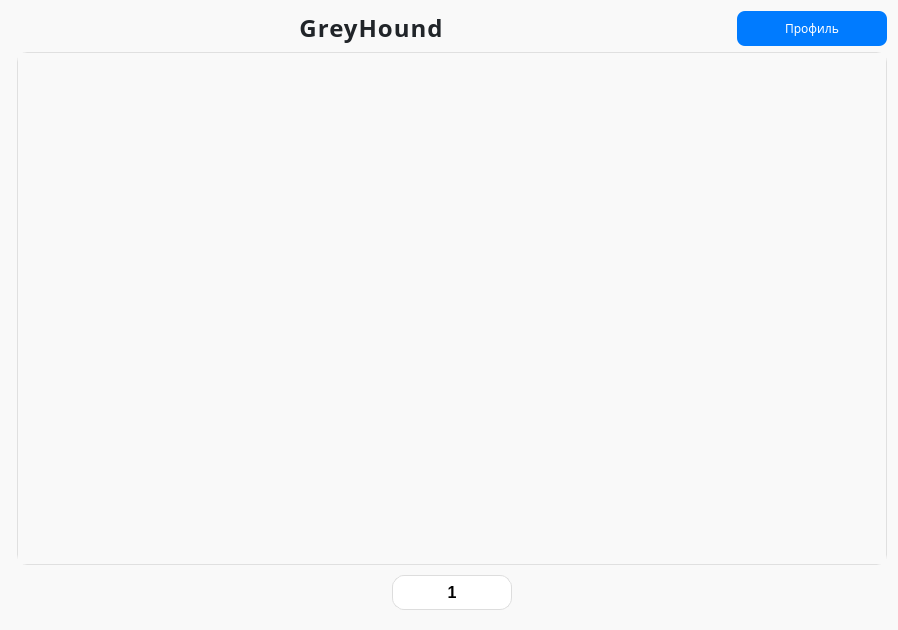
<?xml version="1.0" encoding="UTF-8"?>
<ui version="4.0">
 <class>MainPage</class>
 <widget class="QWidget" name="MainPage">
  <property name="geometry">
   <rect>
    <x>0</x>
    <y>0</y>
    <width>898</width>
    <height>630</height>
   </rect>
  </property>
  <property name="font">
   <font>
    <family>Golos Text</family>
   </font>
  </property>
  <property name="windowTitle">
   <string>Form</string>
  </property>
  <property name="styleSheet">
   <string notr="true">QWidget {
    background-color: #f9f9f9;
}</string>
  </property>
  <layout class="QGridLayout" name="gridLayout_2">
   <item row="0" column="0">
    <layout class="QGridLayout" name="gridLayout">
     <item row="1" column="1">
      <layout class="QVBoxLayout" name="verticalLayout_5">
       <property name="spacing">
        <number>1</number>
       </property>
       <item>
        <widget class="QStackedWidget" name="vacanciesPage">
         <property name="minimumSize">
          <size>
           <width>690</width>
           <height>500</height>
          </size>
         </property>
         <property name="styleSheet">
          <string notr="true">QStackedWidget::title {
	color: black;
    left: 10px;
    top: 7px;
}
QStackedWidget {
    border: 1px solid #e0e0e0;
	border-radius: 10px;
    background-color: white;
}
</string>
         </property>
         <property name="currentIndex">
          <number>0</number>
         </property>
         <widget class="QWidget" name="page_1"/>
         <widget class="QWidget" name="page_2"/>
        </widget>
       </item>
       <item>
        <widget class="QWidget" name="widget" native="true">
         <layout class="QVBoxLayout" name="verticalLayout_6">
          <item>
           <layout class="QHBoxLayout" name="horizontalLayout_4">
            <property name="spacing">
             <number>0</number>
            </property>
            <item>
             <spacer name="horizontalSpacer_4">
              <property name="orientation">
               <enum>Qt::Orientation::Horizontal</enum>
              </property>
              <property name="sizeHint" stdset="0">
               <size>
                <width>40</width>
                <height>20</height>
               </size>
              </property>
             </spacer>
            </item>
            <item>
             <widget class="QPushButton" name="pushButtonPrev">
              <property name="sizePolicy">
               <sizepolicy hsizetype="Fixed" vsizetype="Fixed">
                <horstretch>0</horstretch>
                <verstretch>0</verstretch>
               </sizepolicy>
              </property>
              <property name="minimumSize">
               <size>
                <width>35</width>
                <height>35</height>
               </size>
              </property>
              <property name="maximumSize">
               <size>
                <width>35</width>
                <height>35</height>
               </size>
              </property>
              <property name="styleSheet">
               <string notr="true">#pushButtonPrev {
	
	image: url(:/caret-left.png);
}
QPushButton {
        border: 1px solid #DDDDDD;
        font-size: 18px;
		border-radius: 12px;
	background-color: rgb(255, 255, 255);
        color: #007AFF; /* синий */
        padding: 4px 10px;
		border-top-right-radius: 0px;
		border-bottom-right-radius: 0px;
border-right: none;
    }
    QPushButton:hover {
        background-color: #E0E0E0;
border-radius: 12px;
		border-top-right-radius: 0px;
		border-bottom-right-radius: 0px;
    }
</string>
              </property>
              <property name="text">
               <string/>
              </property>
             </widget>
            </item>
            <item>
             <widget class="QLabel" name="pageNumber">
              <property name="sizePolicy">
               <sizepolicy hsizetype="Fixed" vsizetype="Fixed">
                <horstretch>0</horstretch>
                <verstretch>0</verstretch>
               </sizepolicy>
              </property>
              <property name="minimumSize">
               <size>
                <width>50</width>
                <height>35</height>
               </size>
              </property>
              <property name="maximumSize">
               <size>
                <width>45</width>
                <height>35</height>
               </size>
              </property>
              <property name="font">
               <font>
                <family>Ubuntu</family>
                <pointsize>-1</pointsize>
                <bold>true</bold>
               </font>
              </property>
              <property name="styleSheet">
               <string notr="true">QLabel {
        background-color: white;
        border: 1px solid #DDDDDD;
        padding: 6px 12px;
        font-weight: bold;
        font-size: 16px;
        color: black;
border-left: none;
border-right: none;
    }</string>
              </property>
              <property name="text">
               <string>1</string>
              </property>
              <property name="alignment">
               <set>Qt::AlignmentFlag::AlignCenter</set>
              </property>
             </widget>
            </item>
            <item>
             <widget class="QPushButton" name="pushButtonNext">
              <property name="sizePolicy">
               <sizepolicy hsizetype="Fixed" vsizetype="Fixed">
                <horstretch>0</horstretch>
                <verstretch>0</verstretch>
               </sizepolicy>
              </property>
              <property name="minimumSize">
               <size>
                <width>35</width>
                <height>35</height>
               </size>
              </property>
              <property name="maximumSize">
               <size>
                <width>35</width>
                <height>35</height>
               </size>
              </property>
              <property name="styleSheet">
               <string notr="true">
QPushButton {
image: url(:/caret-right.png);
        border: 1px solid #DDDDDD;
        font-size: 18px;
		border-radius: 12px;
		background-color: rgb(255, 255, 255);
       color: #007AFF; /* синий */
        padding: 4px 10px;
		border-top-left-radius: 0px;
		border-bottom-left-radius: 0px;
border-left: none;
    }
    QPushButton:hover {
        background-color: #E0E0E0;
		border-radius: 12px;
		border-top-left-radius: 0px;
		border-bottom-left-radius: 0px;
    }
</string>
              </property>
              <property name="text">
               <string/>
              </property>
             </widget>
            </item>
            <item>
             <spacer name="horizontalSpacer_5">
              <property name="orientation">
               <enum>Qt::Orientation::Horizontal</enum>
              </property>
              <property name="sizeHint" stdset="0">
               <size>
                <width>40</width>
                <height>20</height>
               </size>
              </property>
             </spacer>
            </item>
           </layout>
          </item>
         </layout>
        </widget>
       </item>
      </layout>
     </item>
     <item row="0" column="0" colspan="2">
      <layout class="QHBoxLayout" name="horizontalLayout_3">
       <item>
        <spacer name="horizontalSpacer">
         <property name="orientation">
          <enum>Qt::Orientation::Horizontal</enum>
         </property>
         <property name="sizeHint" stdset="0">
          <size>
           <width>40</width>
           <height>20</height>
          </size>
         </property>
        </spacer>
       </item>
       <item>
        <widget class="QLabel" name="labelMainLabel">
         <property name="font">
          <font>
           <family>Golos Text Medium</family>
           <pointsize>-1</pointsize>
           <bold>true</bold>
          </font>
         </property>
         <property name="styleSheet">
          <string notr="true">QLabel {
	    font-weight: bold;
    font-size: 24px;
    color: #212529;
    letter-spacing: 1px;
}</string>
         </property>
         <property name="text">
          <string>GreyHound</string>
         </property>
         <property name="alignment">
          <set>Qt::AlignmentFlag::AlignHCenter|Qt::AlignmentFlag::AlignTop</set>
         </property>
        </widget>
       </item>
       <item>
        <spacer name="horizontalSpacer_2">
         <property name="orientation">
          <enum>Qt::Orientation::Horizontal</enum>
         </property>
         <property name="sizeHint" stdset="0">
          <size>
           <width>40</width>
           <height>20</height>
          </size>
         </property>
        </spacer>
       </item>
       <item>
        <widget class="QPushButton" name="profilePB_3">
         <property name="sizePolicy">
          <sizepolicy hsizetype="Fixed" vsizetype="Preferred">
           <horstretch>0</horstretch>
           <verstretch>0</verstretch>
          </sizepolicy>
         </property>
         <property name="minimumSize">
          <size>
           <width>150</width>
           <height>35</height>
          </size>
         </property>
         <property name="maximumSize">
          <size>
           <width>140</width>
           <height>35</height>
          </size>
         </property>
         <property name="font">
          <font>
           <family>Golos Text</family>
           <bold>false</bold>
          </font>
         </property>
         <property name="styleSheet">
          <string notr="true">QPushButton {
    background-color: #007bff;
    color: white;
    border: none;
    border-radius: 8px;
}

QPushButton:hover {
    background-color: #005ecb;
}</string>
         </property>
         <property name="text">
          <string>Профиль</string>
         </property>
         <property name="flat">
          <bool>false</bool>
         </property>
        </widget>
       </item>
      </layout>
     </item>
     <item row="1" column="0">
      <layout class="QVBoxLayout" name="verticalLayout_3"/>
     </item>
    </layout>
   </item>
  </layout>
 </widget>
 <resources/>
 <connections/>
</ui>
